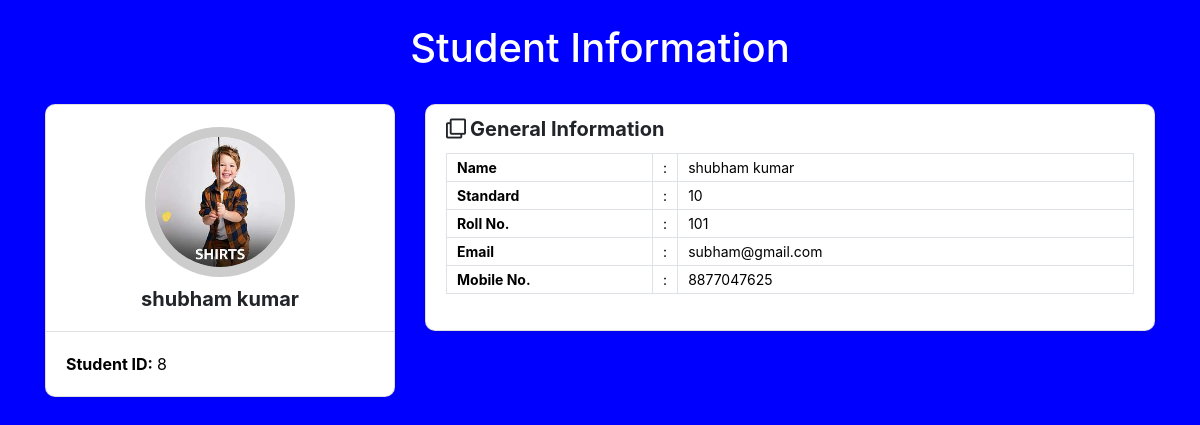
Screenshot of /students/view_student/8 with the database file from the repository.
### stu_info/models.py (models this page shows)
class Student(models.Model):
    name = models.CharField(max_length=100,null=False)
    roll_no = models.IntegerField()
    email = models.EmailField()
    phone = models.CharField(max_length=12)
    standard = models.IntegerField(blank=True)
    image = models.ImageField(upload_to='images/',null=True, blank=True)

### stu_info/views.py (the view)
# urls.py: path('students/view_student/<int:stu_id>',views.view_student,name='view_student'),
def view_student(request,stu_id=0):
   student_detail=Student.objects.get(id=stu_id)
   context = {
      'student_detail':student_detail
   }
   return render(request,'view_student.html',context)

### stu_info/templates/view_student.html (shortened to what this page needs)
<html>
    <head><br>
<link rel='stylesheet' href='https://cdnjs.cloudflare.com/ajax/libs/twitter-bootstrap/4.1.3/css/bootstrap.min.css'>
<link rel='stylesheet' href='https://cdnjs.cloudflare.com/ajax/libs/font-awesome/5.12.1/css/all.min.css'>
    </head>
    <body style="background-color:blue;">
        <h1 style="color:white; text-align:center;">Student Information</h1>
       <form action="['students/view_student/(?P<stu_id>[0-9]+)\\Z']" method="POST">
        <div class="student-profile py-4">
            <div class="container">
              <div class="row">
                <div class="col-lg-4">
                  <div class="card shadow-sm">
                    <div class="card-header bg-transparent text-center">
                      <img class="profile_img" src="{{student_detail.image.url}}" alt="student dp">
                    <h3>{{student_detail.name}}</h3>
                    </div>
                    <div class="card-body">
                      <p class="mb-0"><strong class="pr-1">Student ID:</strong>{{student_detail.id}}</p>
                    </div>
                  </div>
                </div>
                <div class="col-lg-8">
                  <div class="card shadow-sm">
                    <div class="card-header bg-transparent border-0">
                      <h3 class="mb-0"><i class="far fa-clone pr-1"></i>General Information</h3>
                    </div>
                    <div class="card-body pt-0">
                      <table class="table table-bordered">
                        <tr>
                          <th width="30%" >Name</th>
                          <td width="2%">:</td>
                          <td> {{student_detail.name}} </td>
                        </tr>
                        <tr>
                          <th width="30%" >Standard</th>
                          <td width="2%">:</td>
                          <td> {{student_detail.standard}} </td>
                        </tr>
                        <tr>
                          <th width="30%" >Roll No.</th>
                          <td width="2%">:</td>
                          <td> {{student_detail.roll_no}} </td>
                        </tr>
                        <tr>
                          <th width="30%" >Email</th>
                          <td width="2%">:</td>
                          <td>{{student_detail.email}}</td>
                         </tr>
                        <tr>
                          <th width="30%" >Mobile No.</th>
                          <td width="2%">:</td>
                          <td>{{student_detail.phone}}</td>
                        </tr>
                      </table>
                    </div>
                  </div>
              </div>
            </div>
          </div>
        </form>
    </body>
</html>

### stu_info/templates/view_student.html (style rules this page uses)
body { background: #67B26F; / fallback for old browsers / background: -webkit-linear-gradient(to right, #4ca2cd, #67B26F); / Chrome 10-25, Safari 5.1-6 / background: linear-gradient(to right, #4ca2cd, #67B26F); / W3C, IE 10+/ Edge, Firefox 16+, Chrome 26+, Opera 12+, Safari 7+ / padding: 0; margin: 0; font-family: 'Lato', sans-serif; color: #000; }
.student-profile .card { border-radius: 10px; }
.student-profile .card .card-header .profile_img { width: 150px; height: 150px; object-fit: cover; margin: 10px auto; border: 10px solid #ccc; border-radius: 50%; }
.student-profile .card h3 { font-size: 20px; font-weight: 700; }
.student-profile .card p { font-size: 16px; color: #000; }
.student-profile .table th, .student-profile .table td { font-size: 14px; padding: 5px 10px; color: #000; }

### rows the page displays
Student: image (picture), name "shubham kumar", id "8", standard "10", roll_no "101", email "subham@gmail.com", phone "8877047625"
